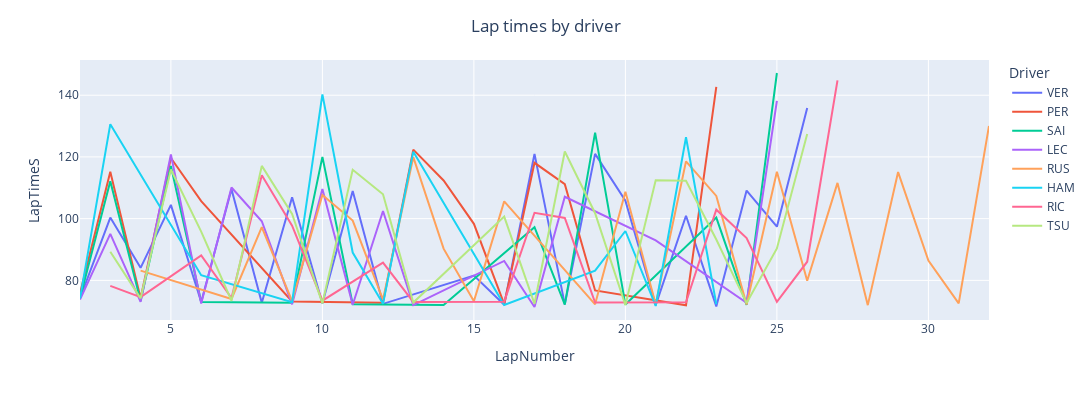

The notebook cell this image was saved under:
### Code cell
g=px.line(driver_laps_all, x='LapNumber', y='LapTimeS', color='Driver', hover_data=['LapTimeS'])
#formatting options
g.update_layout(title={
        'text': f'Lap times by driver',
        'y':0.95,
        'x':0.5,
        'xanchor': 'center',
        'yanchor': 'top'},
        autosize=False,
        width=1200,
        height=400,
        )
g.show()

### Figure 1 — Plotly figure (JSON) as saved in the notebook; plotly's stock layout.template omitted (floating-point values rounded to 4 significant figures)
{"data": [{"hovertemplate": "Driver=VER<br>LapNumber=%{x}<br>LapTimeS=%{y}<extra></extra>", "legendgroup": "VER", "line": {"color": "#636efa", "dash": "solid"}, "marker": {"symbol": "circle"}, "mode": "lines", "name": "VER", "orientation": "v", "showlegend": true, "type": "scatter", "x": [2, 3, 4, 5, 6, 7, 8, 9, 10, 11, 12, 15, 16, 17, 18, 19, 20, 21, 22, 23, 24, 25, 26], "xaxis": "x", "y": [74.21, 100.3, 84.07, 104.5, 72.97, 109.5, 72.76, 106.9, 72.5, 109.0, 72.39, 81.55, 72.09, 121.0, 72.21, 121.0, 105.8, 71.96, 100.9, 71.57, 109.1, 97.38, 135.8], "yaxis": "y"}, {"hovertemplate": "Driver=PER<br>LapNumber=%{x}<br>LapTimeS=%{y}<extra></extra>", "legendgroup": "PER", "line": {"color": "#EF553B", "dash": "solid"}, "marker": {"symbol": "circle"}, "mode": "lines", "name": "PER", "orientation": "v", "showlegend": true, "type": "scatter", "x": [2, 3, 4, 5, 6, 9, 12, 13, 14, 15, 16, 17, 18, 19, 22, 23], "xaxis": "x", "y": [75.76, 115.2, 74.2, 119.7, 105.7, 73.16, 72.72, 122.4, 112.4, 98.33, 72.28, 118.1, 111.2, 76.74, 71.92, 142.7], "yaxis": "y"}, {"hovertemplate": "Driver=SAI<br>LapNumber=%{x}<br>LapTimeS=%{y}<extra></extra>", "legendgroup": "SAI", "line": {"color": "#00cc96", "dash": "solid"}, "marker": {"symbol": "circle"}, "mode": "lines", "name": "SAI", "orientation": "v", "showlegend": true, "type": "scatter", "x": [2, 3, 4, 5, 6, 9, 10, 11, 14, 17, 18, 19, 20, 23, 24, 25], "xaxis": "x", "y": [74.2, 112.1, 73.28, 117.1, 72.98, 72.76, 120.0, 72.28, 71.98, 97.23, 72.14, 127.9, 72.16, 100.3, 72.08, 147.2], "yaxis": "y"}, {"hovertemplate": "Driver=LEC<br>LapNumber=%{x}<br>LapTimeS=%{y}<extra></extra>", "legendgroup": "LEC", "line": {"color": "#ab63fa", "dash": "solid"}, "marker": {"symbol": "circle"}, "mode": "lines", "name": "LEC", "orientation": "v", "showlegend": true, "type": "scatter", "x": [2, 3, 4, 5, 6, 7, 8, 9, 10, 11, 12, 13, 16, 17, 18, 21, 24, 25], "xaxis": "x", "y": [73.79, 95.05, 73.04, 120.8, 72.52, 110.1, 99.15, 72.24, 109.6, 72.09, 102.5, 71.98, 86.3, 71.37, 107.1, 92.95, 72.76, 138.2], "yaxis": "y"}, {"hovertemplate": "Driver=RUS<br>LapNumber=%{x}<br>LapTimeS=%{y}<extra></extra>", "legendgroup": "RUS", "line": {"color": "#FFA15A", "dash": "solid"}, "marker": {"symbol": "circle"}, "mode": "lines", "name": "RUS", "orientation": "v", "showlegend": true, "type": "scatter", "x": [4, 7, 8, 9, 10, 11, 12, 13, 14, 15, 16, 19, 20, 21, 22, 23, 24, 25, 26, 27, 28, 29, 30, 31, 32], "xaxis": "x", "y": [83.17, 73.99, 97.27, 73.3, 107.7, 99.38, 73.77, 119.9, 90.27, 73.25, 105.6, 72.22, 108.7, 72.28, 118.6, 107.4, 72.19, 115.2, 79.87, 111.6, 71.97, 115.1, 86.44, 72.56, 130.1], "yaxis": "y"}, {"hovertemplate": "Driver=HAM<br>LapNumber=%{x}<br>LapTimeS=%{y}<extra></extra>", "legendgroup": "HAM", "line": {"color": "#19d3f3", "dash": "solid"}, "marker": {"symbol": "circle"}, "mode": "lines", "name": "HAM", "orientation": "v", "showlegend": true, "type": "scatter", "x": [2, 3, 6, 9, 10, 11, 12, 13, 16, 19, 20, 21, 22, 23], "xaxis": "x", "y": [74.1, 130.6, 81.65, 72.94, 140.3, 89.02, 72.4, 121.7, 72.01, 83.15, 96.0, 71.71, 126.4, 72.28], "yaxis": "y"}, {"hovertemplate": "Driver=RIC<br>LapNumber=%{x}<br>LapTimeS=%{y}<extra></extra>", "legendgroup": "RIC", "line": {"color": "#FF6692", "dash": "solid"}, "marker": {"symbol": "circle"}, "mode": "lines", "name": "RIC", "orientation": "v", "showlegend": true, "type": "scatter", "x": [3, 4, 6, 7, 8, 9, 10, 12, 13, 16, 17, 18, 19, 22, 23, 24, 25, 26, 27], "xaxis": "x", "y": [78.22, 74.55, 88.11, 74.28, 114.0, 97.74, 73.42, 85.75, 73.01, 73.09, 101.9, 100.2, 72.83, 72.88, 102.9, 93.7, 73.01, 86.04, 144.8], "yaxis": "y"}, {"hovertemplate": "Driver=TSU<br>LapNumber=%{x}<br>LapTimeS=%{y}<extra></extra>", "legendgroup": "TSU", "line": {"color": "#B6E880", "dash": "solid"}, "marker": {"symbol": "circle"}, "mode": "lines", "name": "TSU", "orientation": "v", "showlegend": true, "type": "scatter", "x": [3, 4, 5, 6, 7, 8, 9, 10, 11, 12, 13, 16, 17, 18, 19, 20, 21, 22, 23, 24, 25, 26], "xaxis": "x", "y": [89.28, 74.17, 115.9, 95.79, 73.39, 117.1, 101.5, 72.53, 115.8, 107.9, 72.81, 100.7, 72.41, 121.7, 101.8, 71.99, 112.4, 112.3, 93.25, 72.64, 90.35, 127.5], "yaxis": "y"}], "layout": {"autosize": false, "height": 400, "legend": {"title": {"text": "Driver"}, "tracegroupgap": 0}, "margin": {"t": 60}, "title": {"text": "Lap times by driver", "x": 0.5, "xanchor": "center", "y": 0.95, "yanchor": "top"}, "width": 1200, "xaxis": {"anchor": "y", "domain": [0, 1], "title": {"text": "LapNumber"}}, "yaxis": {"anchor": "x", "domain": [0, 1], "title": {"text": "LapTimeS"}}}}
